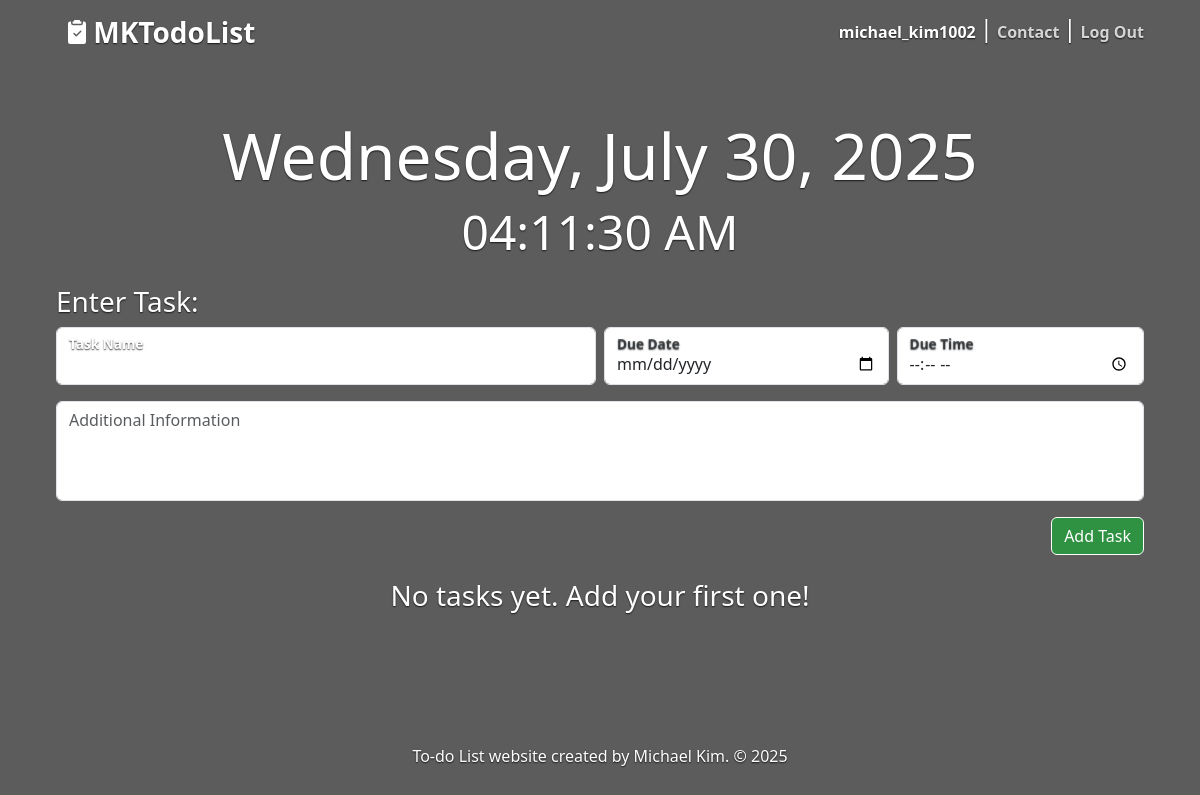
Page / (signed in) on the earlier database version.
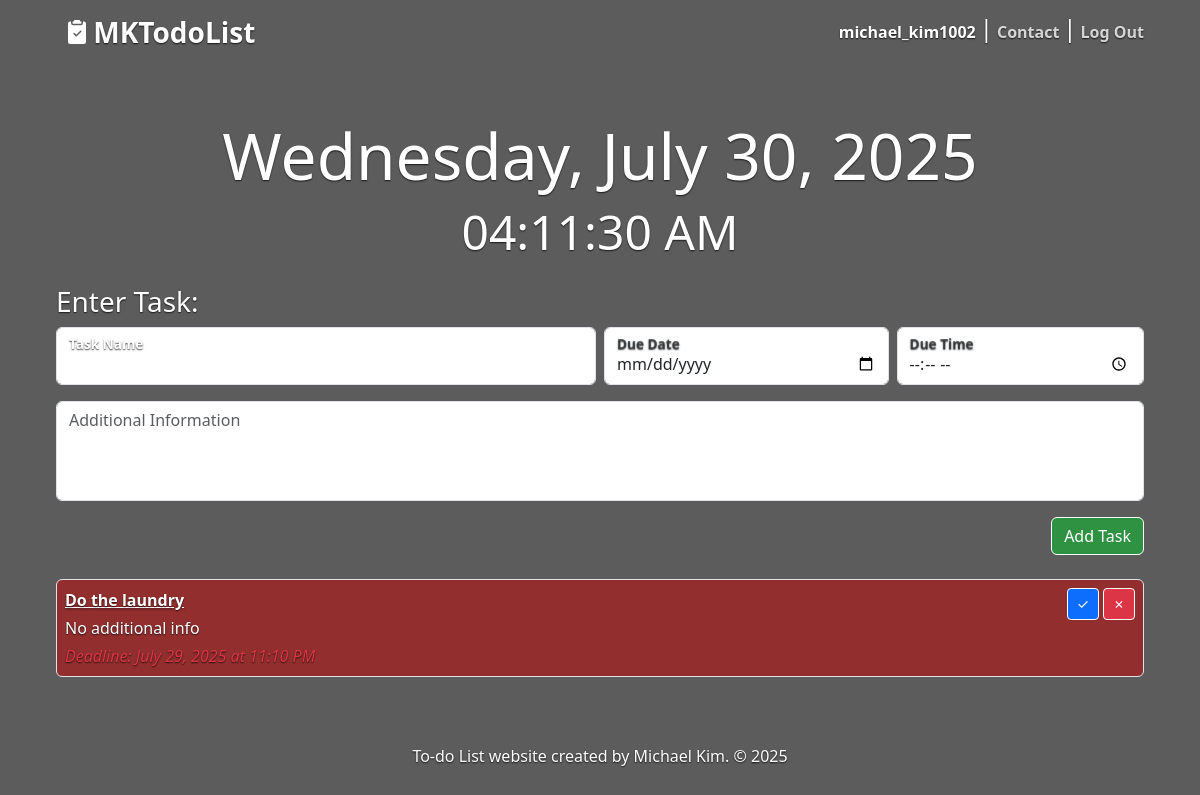
Same page on the later database version.
### main.py (models this page shows)
class User(UserMixin, db.Model):
    __tablename__ = "users"
    id: Mapped[int] = mapped_column(primary_key=True)
    username: Mapped[str] = mapped_column(String(100), nullable=False)
    email: Mapped[str] = mapped_column(String(100), nullable=False, unique=True)
    password: Mapped[str] = mapped_column(String(100), nullable=False)
    tasks = relationship("Task", back_populates="user")

class Task(db.Model):
    __tablename__ = "tasks"
    id: Mapped[int] = mapped_column(primary_key=True)
    user_id: Mapped[int] = mapped_column(Integer,db.ForeignKey("users.id"), nullable=False)
    task: Mapped[str] = mapped_column(String(250), nullable=False)
    additional_info: Mapped[str] = mapped_column(String(250), nullable=True)
    due_date: Mapped[datetime.date] = mapped_column(Date, nullable=False)
    due_time: Mapped[datetime.time] = mapped_column(Time, nullable=True)
    is_finished: Mapped[bool] = mapped_column(Boolean, nullable=False, default=False)
    notified: Mapped[bool] = mapped_column(Boolean, default=False, nullable=False)
    user = relationship("User", back_populates="tasks")

### main.py (the view)
@app.route('/', methods=["GET"])
def show_tasks():
    if current_user.is_authenticated:
        result = db.session.execute(db.select(Task).where(Task.user_id == current_user.id).order_by(Task.due_date.asc(), Task.due_time.asc()))
        tasks = result.scalars().all()
    else:
        tasks = []
    local_tz = pytz.timezone("US/Central")
    now = get_local_now()
    form = CreateTaskForm()
    return render_template("index.html", all_tasks=tasks, current_date=now.strftime("%B %d, %Y"), current_time=now.strftime("%I:%M:%S %p"), form=form, current_user=current_user, today=date.today(), now_time=now.time())

### forms.py
class CreateTaskForm(FlaskForm):
    task = StringField("Task", validators=[DataRequired(message="Please enter a task.")], render_kw={"class": "form-control"})
    additional_info = StringField('Additional Information', widget=TextArea())
    due_date = DateField('Due Date', format='%Y-%m-%d', validators=[DataRequired(message="Please enter a valid date.")])
    due_time = TimeField("Due Time",format='%H:%M',validators=[Optional()],render_kw={"type": "time", "class": "form-control"}
    )
    submit = SubmitField("Add")

### main.py (called while the page is built)
@login_manager.user_loader
def load_user(user_id):
    return db.session.get(User, int(user_id))

def get_local_now():
    return datetime.now(timezone.utc).astimezone(ZoneInfo("America/Chicago"))

### templates/index.html (shortened to what this page needs)
{% include "header.html" %}
{% from "bootstrap5/form.html" import render_form %}
{% block content %}
    <section class="px-3 fs-4" >
      <h1 id="live-date" style="margin-top: 0px;">{{ current_date }}</h1>
      <h2 id="live-time">{{ current_time }}</h2>
    </section>
<section>
    <h3 style="margin-top: 17px; text-align: left;">
      Enter Task:
    </h3>
      <form action="{{ url_for('add_task') }}" method="POST">
          <div class="d-flex flex-wrap gap-2 mb-3">
            <div class="flex-grow-1" style="min-width: 300px; flex-basis: 0;">
              <div class="form-floating">
                {{ form.task(class="form-control", placeholder="Task Name") }}
                <label>Task Name</label>
              </div>
            </div>
            <div class="d-flex gap-2" style="min-width: 300px; flex-basis: 0; flex-grow: 1;">
              <div class="flex-fill">
                <div class="form-floating">
                  {{ form.due_date(class="form-control", type="date") }}
                  <label>Due Date</label>
                </div>
              </div>
              <div class="flex-fill">
                <div class="form-floating">
                  {{ form.due_time(class="form-control", type="time") }}
                  <label>Due Time</label>
                </div>
              </div>
            </div>
          </div>
            <div class="mb-3">
              {{ form.additional_info(class="form-control tall-textarea", placeholder="Additional Information ", cols=50, rows=20) }}
            </div>
          <div class="text-end mb-4">
            <button type="submit" class="btn btn-success btn-add-task">Add Task</button>
          </div>
      </form>
      {% if all_tasks %}
          {% for task in all_tasks %}
                {% if not task.is_finished %}
                    <div class="d-flex justify-content-between align-items-start p-2 mb-3 border rounded" id="{% if task.due_date > today or (task.due_date == today and (task.due_time is none or task.due_time > now_time)) %}ongoing-bg{% else %}late-bg{% endif %}">
                    <div class="task-align-left">
                        <p class="mb-1"><b><u>{{ task.task }}</u></b></p>
                        <p class="mb-1">{{ (task.additional_info or "No additional info").replace('\n', '<br>')|safe }}</p>
                        <p class="mb-0">
                            <i class="text-danger">Deadline: {{ task.due_date.strftime('%B %d, %Y') }} at {{ task.due_time.strftime('%I:%M %p') }}</i>
                        </p>
                    </div>
                    <div class="d-flex" style="gap: 0.25rem;">
                        <form action="{{ url_for('complete_task', task_id=task.id) }}" method="POST" style="display:inline;">
                          <button class="btn btn-sm btn-primary border-white text-white d-flex align-items-center justify-content-center add-delete-buttons" title="Complete Task" aria-label="Complete Task">✓</button>
                        </form>
                        <form action="{{ url_for('delete_task', task_id=task.id) }}" method="POST" style="display: inline;">
                          <button class="btn btn-sm btn-danger border-white text-white d-flex align-items-center justify-content-center add-delete-buttons" title="Delete Task" aria-label="Delete Task">✗</button>
                        </form>
                    </div>
                  </div>
                {% endif %}
            {% endfor %}
        {% else %}
          <h3>No tasks yet. Add your first one!</h3>
      {% endif %}
</section>
{% include "footer.html" %}
{% endblock %}

### templates/header.html (shortened to what this page needs)
<!DOCTYPE html>
<html lang="en" class="h-100 todo-bg-shade">
  <head>
    <link href="https://cdn.jsdelivr.net/npm/bootstrap@5.3.6/dist/css/bootstrap.min.css" rel="stylesheet">
    <link href="{{ url_for('static', filename='css/cover.css') }}" rel="stylesheet">
  </head>
<body class="d-flex text-center text-white todo-bg todo-bg-shade">
  <div class="cover-container d-flex w-100 h-100 p-3 mx-auto flex-column">
    <header class="mb-100" style="margin-bottom: 50px;">
      <div>
        <h3 class="float-md-start">
        <a class="nav-link" aria-current="page" href="{{ url_for('show_tasks') }}">
          <b>
            MKTodoList
          </b>
        </a>
        </h3>
        {% if not current_user.is_authenticated %}
        <nav class="nav nav-masthead justify-content-center float-md-end">
          <a class="nav-link" href="{{ url_for('login') }}">Log In</a>
          <span class="mx-1 separator nav-line-class" >|</span>
          <a class="nav-link" href="{{ url_for('register') }}">Register</a>
          <span class="mx-1 separator nav-line-class" >|</span>
          <a class="nav-link" href="{{ url_for('contact') }}">Contact</a>
        </nav>
        {% else %}
        <nav class="nav nav-masthead justify-content-center float-md-end">
          <p class="nav-username">{{current_user.username}}</p>
          <span class="mx-1 separator nav-line-class" >|</span>
          <a class="nav-link" href="{{ url_for('contact') }}">Contact</a>
          <span class="mx-1 separator nav-line-class">|</span>
          <a class="nav-link" aria-current="page" href="{{ url_for('logout') }}">Log Out</a>
        </nav>
        {% endif %}
      </div>
    </header>

### templates/footer.html (shortened to what this page needs)
        <footer class="mt-auto text-white-100">
          <p style="margin-top: 20px;">To-do List website created by Michael Kim. © 2025</p>
        </footer>
      </div>
  </body>
</html>

### static/css/cover.css (style rules this page uses)
html, body { text-shadow: 0 .05rem .1rem rgba(0, 0, 0, .75); height: 100%; }
.todo-bg-shade { background: linear-gradient( rgba(0, 0, 0, 0.4), rgba(0, 0, 0, 0.4) ), url("/static/assets/img/background.jpg"); background-position: center; background-repeat: no-repeat; background-size: cover; background-attachment: fixed; }
.cover-container { max-width: 70em; }
.nav-masthead .nav-link { padding: .25rem 0; font-weight: 700; color: rgba(255, 255, 255, .80); background-color: transparent; border-bottom: .25rem solid transparent; }
.nav-line-class { font-size: 24px; line-height: 1; position: relative; bottom: 0px; }
#live-date { font-size: 4rem; }
#live-time { font-size: 3rem; }
.mb-3 { margin-bottom: 1rem !important; }
.task-align-left { text-align: left; }
#late-bg { background-color: rgba(200, 0, 0, 0.5); }
.add-delete-buttons { border: 1px solid white; width: 32px; height: 32px; }
label { text-align: left !important; font-weight: bold; display: block; }
.tall-textarea { height: 100px !important; resize: none; }
.btn-add-task { border: 1px solid white; background-color: rgba(0, 200, 40, 0.5); color: white; }
.nav-username { padding: .25rem 0; font-weight: 700; color: rgba(255, 255, 255, 1); background-color: transparent; border-bottom: .25rem solid transparent; }
.form-floating > label { font-size: 0.85rem; top: -0.625rem; opacity: 1; transform: none !important; pointer-events: none; }

Differences in the rows shown:
added Task: task "Do the laundry", additional_info "No additional info", due_date "July 29, 2025", due_time "11:10 PM"
Other differences:
text no longer shown: "No tasks yet. Add your first one!"
